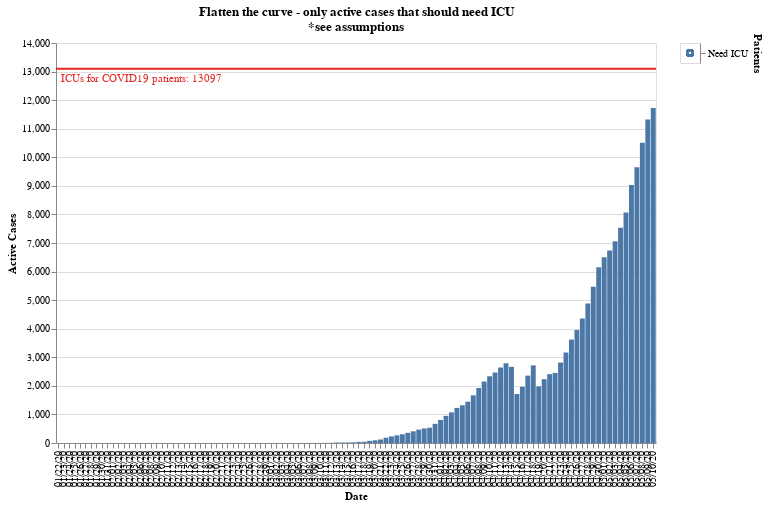

The cell this chart's notebook holds for it:
### Code cell
#hide_input
input_dropdown = alt.binding_select(options=df[STATE_COLUMN].unique())
selection = alt.selection_multi(fields=[STATE_COLUMN], on='mouseover')
color = alt.condition(selection,
                    alt.Color(STATE_COLUMN+':N', 
                              scale=alt.Scale(scheme='tableau20', reverse=False), legend=None),
                              alt.value('#ffbf79')
                     )

chart = alt.Chart(df).mark_bar().encode(
    x=alt.X(DATE_COLUMN+':O', axis=alt.Axis(title=DATE_COLUMN)),
    y=alt.Y(ACTIVE_COLUMN, axis=alt.Axis(title=ACTIVE_COLUMN)),
    color=color,
    tooltip=[DATE_COLUMN, ACTIVE_COLUMN],
    order=alt.Order(
    STATE_COLUMN,
    sort='descending'
    )
).properties(
    title=[
        "Flatten the curve - only active cases that should need ICU",
        "*see assumptions"
    ]
).add_selection(
    selection
)

legend = alt.Chart(df).mark_point().encode(
    y=alt.Y(STATE_COLUMN+':N', axis=alt.Axis(orient='right')),
    color=color
)

x1line = alt.Chart(pd.DataFrame({'y': [TOTAL_AVAILABLE_ICU]})).mark_rule(color='#e42726', strokeWidth=2).encode(
    y='y:Q'
)
text1 = x1line.mark_text(align='left', x=5, dy=10, color='#e42726', strokeWidth=1).encode(
    text=alt.value("ICUs for COVID19 patients: "+"{:.0f}".format(TOTAL_AVAILABLE_ICU))
)

chart.properties(width=CHART_WIDTH, height=CHART_HEIGHT) + x1line + text1 | legend

### Figure 1 — Vega-Lite specification as saved in the notebook (floating-point values rounded to 4 significant figures)
{"config": {"view": {"continuousWidth": 400, "continuousHeight": 300}}, "hconcat": [{"layer": [{"data": {"name": "data-d94e944c9a3a6aab46bc0cb5882428a9"}, "mark": "bar", "encoding": {"color": {"condition": {"type": "nominal", "field": "Patients", "legend": null, "scale": {"reverse": false, "scheme": "tableau20"}, "selection": "selector001"}, "value": "#ffbf79"}, "order": {"type": "nominal", "field": "Patients", "sort": "descending"}, "tooltip": [{"type": "nominal", "field": "Date"}, {"type": "quantitative", "field": "Active Cases"}], "x": {"type": "ordinal", "axis": {"title": "Date"}, "field": "Date"}, "y": {"type": "quantitative", "axis": {"title": "Active Cases"}, "field": "Active Cases"}}, "height": 400, "selection": {"selector001": {"type": "multi", "fields": ["Patients"], "on": "mouseover"}}, "title": ["Flatten the curve - only active cases that should need ICU", "*see assumptions"], "width": 600}, {"data": {"name": "data-34d9b806eba4af7cf55b2faaa85e55a5"}, "mark": {"type": "rule", "color": "#e42726", "strokeWidth": 2}, "encoding": {"y": {"type": "quantitative", "field": "y"}}}, {"data": {"name": "data-34d9b806eba4af7cf55b2faaa85e55a5"}, "mark": {"type": "text", "align": "left", "color": "#e42726", "dy": 10, "strokeWidth": 1, "x": 5}, "encoding": {"text": {"value": "ICUs for COVID19 patients: 13097"}, "y": {"type": "quantitative", "field": "y"}}}]}, {"data": {"name": "data-d94e944c9a3a6aab46bc0cb5882428a9"}, "mark": "point", "encoding": {"color": {"condition": {"type": "nominal", "field": "Patients", "legend": null, "scale": {"reverse": false, "scheme": "tableau20"}, "selection": "selector001"}, "value": "#ffbf79"}, "y": {"type": "nominal", "axis": {"orient": "right"}, "field": "Patients"}}}], "$schema": "https://vega.github.io/schema/vega-lite/v4.8.1.json", "datasets": {"data-d94e944c9a3a6aab46bc0cb5882428a9": [{"State": "actives", "Date": "01/22/20", "Active Cases": 0.0, "Patients": "Need ICU"}, {"State": "actives", "Date": "01/23/20", "Active Cases": 0.0, "Patients": "Need ICU"}, {"State": "actives", "Date": "01/24/20", "Active Cases": 0.0, "Patients": "Need ICU"}, {"State": "actives", "Date": "01/25/20", "Active Cases": 0.0, "Patients": "Need ICU"}, {"State": "actives", "Date": "01/26/20", "Active Cases": 0.0, "Patients": "Need ICU"}, {"State": "actives", "Date": "01/27/20", "Active Cases": 0.0, "Patients": "Need ICU"}, {"State": "actives", "Date": "01/28/20", "Active Cases": 0.0, "Patients": "Need ICU"}, {"State": "actives", "Date": "01/29/20", "Active Cases": 0.0, "Patients": "Need ICU"}, {"State": "actives", "Date": "01/30/20", "Active Cases": 0.0, "Patients": "Need ICU"}, {"State": "actives", "Date": "01/31/20", "Active Cases": 0.0, "Patients": "Need ICU"}, {"State": "actives", "Date": "02/01/20", "Active Cases": 0.0, "Patients": "Need ICU"}, {"State": "actives", "Date": "02/02/20", "Active Cases": 0.0, "Patients": "Need ICU"}, {"State": "actives", "Date": "02/03/20", "Active Cases": 0.0, "Patients": "Need ICU"}, {"State": "actives", "Date": "02/04/20", "Active Cases": 0.0, "Patients": "Need ICU"}, {"State": "actives", "Date": "02/05/20", "Active Cases": 0.0, "Patients": "Need ICU"}, {"State": "actives", "Date": "02/06/20", "Active Cases": 0.0, "Patients": "Need ICU"}, {"State": "actives", "Date": "02/07/20", "Active Cases": 0.0, "Patients": "Need ICU"}, {"State": "actives", "Date": "02/08/20", "Active Cases": 0.0, "Patients": "Need ICU"}, {"State": "actives", "Date": "02/09/20", "Active Cases": 0.0, "Patients": "Need ICU"}, {"State": "actives", "Date": "02/10/20", "Active Cases": 0.0, "Patients": "Need ICU"}, {"State": "actives", "Date": "02/11/20", "Active Cases": 0.0, "Patients": "Need ICU"}, {"State": "actives", "Date": "02/12/20", "Active Cases": 0.0, "Patients": "Need ICU"}, {"State": "actives", "Date": "02/13/20", "Active Cases": 0.0, "Patients": "Need ICU"}, {"State": "actives", "Date": "02/14/20", "Active Cases": 0.0, "Patients": "Need ICU"}, {"State": "actives", "Date": "02/15/20", "Active Cases": 0.0, "Patients": "Need ICU"}, {"State": "actives", "Date": "02/16/20", "Active Cases": 0.0, "Patients": "Need ICU"}, {"State": "actives", "Date": "02/17/20", "Active Cases": 0.0, "Patients": "Need ICU"}, {"State": "actives", "Date": "02/18/20", "Active Cases": 0.0, "Patients": "Need ICU"}, {"State": "actives", "Date": "02/19/20", "Active Cases": 0.0, "Patients": "Need ICU"}, {"State": "actives", "Date": "02/20/20", "Active Cases": 0.0, "Patients": "Need ICU"}, {"State": "actives", "Date": "02/21/20", "Active Cases": 0.0, "Patients": "Need ICU"}, {"State": "actives", "Date": "02/22/20", "Active Cases": 0.0, "Patients": "Need ICU"}, {"State": "actives", "Date": "02/23/20", "Active Cases": 0.0, "Patients": "Need ICU"}, {"State": "actives", "Date": "02/24/20", "Active Cases": 0.0, "Patients": "Need ICU"}, {"State": "actives", "Date": "02/25/20", "Active Cases": 0.0, "Patients": "Need ICU"}, {"State": "actives", "Date": "02/26/20", "Active Cases": 0.12, "Patients": "Need ICU"}, {"State": "actives", "Date": "02/27/20", "Active Cases": 0.12, "Patients": "Need ICU"}, {"State": "actives", "Date": "02/28/20", "Active Cases": 0.12, "Patients": "Need ICU"}, {"State": "actives", "Date": "02/29/20", "Active Cases": 0.24, "Patients": "Need ICU"}, {"State": "actives", "Date": "03/01/20", "Active Cases": 0.24, "Patients": "Need ICU"}, {"State": "actives", "Date": "03/02/20", "Active Cases": 0.24, "Patients": "Need ICU"}, {"State": "actives", "Date": "03/03/20", "Active Cases": 0.24, "Patients": "Need ICU"}, {"State": "actives", "Date": "03/04/20", "Active Cases": 0.48, "Patients": "Need ICU"}, {"State": "actives", "Date": "03/05/20", "Active Cases": 0.48, "Patients": "Need ICU"}, {"State": "actives", "Date": "03/06/20", "Active Cases": 1.56, "Patients": "Need ICU"}, {"State": "actives", "Date": "03/07/20", "Active Cases": 1.56, "Patients": "Need ICU"}, {"State": "actives", "Date": "03/08/20", "Active Cases": 2.4, "Patients": "Need ICU"}, {"State": "actives", "Date": "03/09/20", "Active Cases": 3.0, "Patients": "Need ICU"}, {"State": "actives", "Date": "03/10/20", "Active Cases": 3.72, "Patients": "Need ICU"}, {"State": "actives", "Date": "03/11/20", "Active Cases": 4.56, "Patients": "Need ICU"}, {"State": "actives", "Date": "03/12/20", "Active Cases": 6.24, "Patients": "Need ICU"}, {"State": "actives", "Date": "03/13/20", "Active Cases": 18.12, "Patients": "Need ICU"}, {"State": "actives", "Date": "03/14/20", "Active Cases": 18.12, "Patients": "Need ICU"}, {"State": "actives", "Date": "03/15/20", "Active Cases": 19.44, "Patients": "Need ICU"}, {"State": "actives", "Date": "03/16/20", "Active Cases": 23.88, "Patients": "Need ICU"}, {"State": "actives", "Date": "03/17/20", "Active Cases": 38.28, "Patients": "Need ICU"}, {"State": "actives", "Date": "03/18/20", "Active Cases": 44.4, "Patients": "Need ICU"}, {"State": "actives", "Date": "03/19/20", "Active Cases": 74.28, "Patients": "Need ICU"}, {"State": "actives", "Date": "03/20/20", "Active Cases": 94.92, "Patients": "Need ICU"}, {"State": "actives", "Date": "03/21/20", "Active Cases": 122.3, "Patients": "Need ICU"}, {"State": "actives", "Date": "03/22/20", "Active Cases": 185.3, "Patients": "Need ICU"}, {"State": "actives", "Date": "03/23/20", "Active Cases": 230.6, "Patients": "Need ICU"}, {"State": "actives", "Date": "03/24/20", "Active Cases": 269.4, "Patients": "Need ICU"}, {"State": "actives", "Date": "03/25/20", "Active Cases": 306.2, "Patients": "Need ICU"}, {"State": "actives", "Date": "03/26/20", "Active Cases": 357.5, "Patients": "Need ICU"}, {"State": "actives", "Date": "03/27/20", "Active Cases": 409.3, "Patients": "Need ICU"}, {"State": "actives", "Date": "03/28/20", "Active Cases": 467.8, "Patients": "Need ICU"}, {"State": "actives", "Date": "03/29/20", "Active Cases": 510.0, "Patients": "Need ICU"}, {"State": "actives", "Date": "03/30/20", "Active Cases": 535.1, "Patients": "Need ICU"}, {"State": "actives", "Date": "03/31/20", "Active Cases": 670.8, "Patients": "Need ICU"}, {"State": "actives", "Date": "04/01/20", "Active Cases": 805.1, "Patients": "Need ICU"}, {"State": "actives", "Date": "04/02/20", "Active Cases": 950.0, "Patients": "Need ICU"}, {"State": "actives", "Date": "04/03/20", "Active Cases": 1071.0, "Patients": "Need ICU"}, {"State": "actives", "Date": "04/04/20", "Active Cases": 1228.0, "Patients": "Need ICU"}, {"State": "actives", "Date": "04/05/20", "Active Cases": 1320.0, "Patients": "Need ICU"}, {"State": "actives", "Date": "04/06/20", "Active Cases": 1444.0, "Patients": "Need ICU"}, {"State": "actives", "Date": "04/07/20", "Active Cases": 1669.0, "Patients": "Need ICU"}, {"State": "actives", "Date": "04/08/20", "Active Cases": 1925.0, "Patients": "Need ICU"}, {"State": "actives", "Date": "04/09/20", "Active Cases": 2150.0, "Patients": "Need ICU"}, {"State": "actives", "Date": "04/10/20", "Active Cases": 2336.0, "Patients": "Need ICU"}, {"State": "actives", "Date": "04/11/20", "Active Cases": 2466.0, "Patients": "Need ICU"}, {"State": "actives", "Date": "04/12/20", "Active Cases": 2642.0, "Patients": "Need ICU"}, {"State": "actives", "Date": "04/13/20", "Active Cases": 2791.0, "Patients": "Need ICU"}, {"State": "actives", "Date": "04/14/20", "Active Cases": 2666.0, "Patients": "Need ICU"}, {"State": "actives", "Date": "04/15/20", "Active Cases": 1715.0, "Patients": "Need ICU"}, {"State": "actives", "Date": "04/16/20", "Active Cases": 1968.0, "Patients": "Need ICU"}, {"State": "actives", "Date": "04/17/20", "Active Cases": 2359.0, "Patients": "Need ICU"}, {"State": "actives", "Date": "04/18/20", "Active Cases": 2716.0, "Patients": "Need ICU"}, {"State": "actives", "Date": "04/19/20", "Active Cases": 1983.0, "Patients": "Need ICU"}, {"State": "actives", "Date": "04/20/20", "Active Cases": 2234.0, "Patients": "Need ICU"}, {"State": "actives", "Date": "04/21/20", "Active Cases": 2411.0, "Patients": "Need ICU"}, {"State": "actives", "Date": "04/22/20", "Active Cases": 2453.0, "Patients": "Need ICU"}, {"State": "actives", "Date": "04/23/20", "Active Cases": 2816.0, "Patients": "Need ICU"}, {"State": "actives", "Date": "04/24/20", "Active Cases": 3167.0, "Patients": "Need ICU"}, {"State": "actives", "Date": "04/25/20", "Active Cases": 3620.0, "Patients": "Need ICU"}, {"State": "actives", "Date": "04/26/20", "Active Cases": 3954.0, "Patients": "Need ICU"}, {"State": "actives", "Date": "04/27/20", "Active Cases": 4356.0, "Patients": "Need ICU"}, {"State": "actives", "Date": "04/28/20", "Active Cases": 4883.0, "Patients": "Need ICU"}, {"State": "actives", "Date": "04/29/20", "Active Cases": 5466.0, "Patients": "Need ICU"}, {"State": "actives", "Date": "04/30/20", "Active Cases": 6150.0, "Patients": "Need ICU"}, {"State": "actives", "Date": "05/01/20", "Active Cases": 6500.0, "Patients": "Need ICU"}, {"State": "actives", "Date": "05/02/20", "Active Cases": 6740.0, "Patients": "Need ICU"}, {"State": "actives", "Date": "05/03/20", "Active Cases": 7060.0, "Patients": "Need ICU"}, {"State": "actives", "Date": "05/04/20", "Active Cases": 7537.0, "Patients": "Need ICU"}, {"State": "actives", "Date": "05/05/20", "Active Cases": 8068.0, "Patients": "Need ICU"}, {"State": "actives", "Date": "05/06/20", "Active Cases": 9029.0, "Patients": "Need ICU"}, {"State": "actives", "Date": "05/07/20", "Active Cases": 9651.0, "Patients": "Need ICU"}, {"State": "actives", "Date": "05/08/20", "Active Cases": 10510.0, "Patients": "Need ICU"}, {"State": "actives", "Date": "05/09/20", "Active Cases": 11330.0, "Patients": "Need ICU"}, {"State": "actives", "Date": "05/10/20", "Active Cases": 11730.0, "Patients": "Need ICU"}], "data-34d9b806eba4af7cf55b2faaa85e55a5": [{"y": 13100.0}]}}
